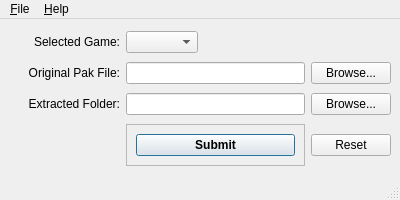
<?xml version="1.0" encoding="UTF-8"?>
<ui version="4.0">
 <class>MainWindow</class>
 <widget class="QMainWindow" name="MainWindow">
  <property name="geometry">
   <rect>
    <x>0</x>
    <y>0</y>
    <width>400</width>
    <height>200</height>
   </rect>
  </property>
  <property name="sizePolicy">
   <sizepolicy hsizetype="Fixed" vsizetype="Fixed">
    <horstretch>0</horstretch>
    <verstretch>0</verstretch>
   </sizepolicy>
  </property>
  <property name="minimumSize">
   <size>
    <width>400</width>
    <height>200</height>
   </size>
  </property>
  <property name="maximumSize">
   <size>
    <width>900</width>
    <height>200</height>
   </size>
  </property>
  <property name="windowTitle">
   <string>Monkey Island SE Series: Repacker Tool</string>
  </property>
  <property name="windowIcon">
   <iconset resource="images.qrc">
    <normaloff>:/icons/iconsimple.ico</normaloff>:/icons/iconsimple.ico</iconset>
  </property>
  <property name="iconSize">
   <size>
    <width>24</width>
    <height>24</height>
   </size>
  </property>
  <widget class="QWidget" name="centralwidget">
   <layout class="QGridLayout" name="gridLayout">
    <item row="0" column="0" colspan="2">
     <spacer name="horizontalSpacer_5">
      <property name="orientation">
       <enum>Qt::Horizontal</enum>
      </property>
      <property name="sizeType">
       <enum>QSizePolicy::Fixed</enum>
      </property>
      <property name="sizeHint" stdset="0">
       <size>
        <width>13</width>
        <height>20</height>
       </size>
      </property>
     </spacer>
    </item>
    <item row="0" column="2">
     <widget class="QLabel" name="label_5">
      <property name="sizePolicy">
       <sizepolicy hsizetype="Fixed" vsizetype="Preferred">
        <horstretch>0</horstretch>
        <verstretch>0</verstretch>
       </sizepolicy>
      </property>
      <property name="text">
       <string>Selected Game:</string>
      </property>
      <property name="alignment">
       <set>Qt::AlignRight|Qt::AlignTrailing|Qt::AlignVCenter</set>
      </property>
     </widget>
    </item>
    <item row="1" column="0">
     <spacer name="horizontalSpacer_4">
      <property name="orientation">
       <enum>Qt::Horizontal</enum>
      </property>
      <property name="sizeType">
       <enum>QSizePolicy::Fixed</enum>
      </property>
      <property name="sizeHint" stdset="0">
       <size>
        <width>13</width>
        <height>20</height>
       </size>
      </property>
     </spacer>
    </item>
    <item row="1" column="1" colspan="2">
     <widget class="QLabel" name="label_2">
      <property name="text">
       <string>Original Pak File:</string>
      </property>
      <property name="alignment">
       <set>Qt::AlignRight|Qt::AlignTrailing|Qt::AlignVCenter</set>
      </property>
     </widget>
    </item>
    <item row="1" column="3">
     <widget class="QLineEdit" name="origPakFileNameTxtBx">
      <property name="acceptDrops">
       <bool>false</bool>
      </property>
      <property name="readOnly">
       <bool>true</bool>
      </property>
     </widget>
    </item>
    <item row="1" column="4">
     <widget class="QPushButton" name="BrowseOrigPakBtn">
      <property name="text">
       <string>Browse...</string>
      </property>
      <property name="autoDefault">
       <bool>false</bool>
      </property>
     </widget>
    </item>
    <item row="2" column="0">
     <spacer name="horizontalSpacer_3">
      <property name="orientation">
       <enum>Qt::Horizontal</enum>
      </property>
      <property name="sizeType">
       <enum>QSizePolicy::Fixed</enum>
      </property>
      <property name="sizeHint" stdset="0">
       <size>
        <width>13</width>
        <height>20</height>
       </size>
      </property>
     </spacer>
    </item>
    <item row="2" column="1" colspan="2">
     <widget class="QLabel" name="label_4">
      <property name="text">
       <string>Extracted Folder:</string>
      </property>
      <property name="alignment">
       <set>Qt::AlignRight|Qt::AlignTrailing|Qt::AlignVCenter</set>
      </property>
     </widget>
    </item>
    <item row="2" column="3">
     <widget class="QLineEdit" name="extractedFolderNameTxtBx">
      <property name="acceptDrops">
       <bool>false</bool>
      </property>
      <property name="readOnly">
       <bool>true</bool>
      </property>
     </widget>
    </item>
    <item row="2" column="4">
     <widget class="QPushButton" name="BrowseExtrFolderBtn">
      <property name="toolTip">
       <string>Backups the current target file in the target directory. It won't bakup unsubmitted changes.</string>
      </property>
      <property name="text">
       <string>Browse...</string>
      </property>
     </widget>
    </item>
    <item row="3" column="3">
     <widget class="QFrame" name="frame">
      <property name="frameShape">
       <enum>QFrame::StyledPanel</enum>
      </property>
      <property name="frameShadow">
       <enum>QFrame::Raised</enum>
      </property>
      <layout class="QHBoxLayout" name="horizontalLayout">
       <item>
        <widget class="QPushButton" name="SubmitRepackBtn">
         <property name="font">
          <font>
           <weight>75</weight>
           <bold>true</bold>
          </font>
         </property>
         <property name="focusPolicy">
          <enum>Qt::StrongFocus</enum>
         </property>
         <property name="text">
          <string>Submit</string>
         </property>
         <property name="autoDefault">
          <bool>true</bool>
         </property>
         <property name="default">
          <bool>true</bool>
         </property>
        </widget>
       </item>
      </layout>
     </widget>
    </item>
    <item row="0" column="3" colspan="2">
     <widget class="QComboBox" name="selGameCmBx">
      <property name="enabled">
       <bool>true</bool>
      </property>
      <property name="sizePolicy">
       <sizepolicy hsizetype="Fixed" vsizetype="Fixed">
        <horstretch>0</horstretch>
        <verstretch>0</verstretch>
       </sizepolicy>
      </property>
     </widget>
    </item>
    <item row="3" column="4">
     <widget class="QPushButton" name="resetBtn">
      <property name="text">
       <string>Reset</string>
      </property>
     </widget>
    </item>
   </layout>
  </widget>
  <widget class="QMenuBar" name="menubar">
   <property name="geometry">
    <rect>
     <x>0</x>
     <y>0</y>
     <width>400</width>
     <height>21</height>
    </rect>
   </property>
   <widget class="QMenu" name="menu_File">
    <property name="title">
     <string>&amp;File</string>
    </property>
    <addaction name="actionQuit_3"/>
   </widget>
   <widget class="QMenu" name="menuHelp">
    <property name="title">
     <string>&amp;Help</string>
    </property>
    <addaction name="actionAbout"/>
   </widget>
   <addaction name="menu_File"/>
   <addaction name="menuHelp"/>
  </widget>
  <widget class="QStatusBar" name="statusbar"/>
  <action name="actionOpen_Original_File">
   <property name="text">
    <string>Open Original File...</string>
   </property>
  </action>
  <action name="actionAbout">
   <property name="text">
    <string>About...</string>
   </property>
   <property name="toolTip">
    <string>Show info about this application...</string>
   </property>
  </action>
  <action name="actionSave_Translation_As">
   <property name="text">
    <string>Save Translation Session As...</string>
   </property>
  </action>
  <action name="actionSave_Translation">
   <property name="text">
    <string>Save Translation Session</string>
   </property>
  </action>
  <action name="actionExtract_Translation_to_txt">
   <property name="text">
    <string>Extract Translation to .txt</string>
   </property>
  </action>
  <action name="actionImport_Translation_from_txt">
   <property name="text">
    <string>Import Translation from .txt</string>
   </property>
  </action>
  <action name="actionQuit_3">
   <property name="text">
    <string>Quit</string>
   </property>
  </action>
  <action name="actionLoad_Translation_File">
   <property name="text">
    <string>Load Translation in Session...</string>
   </property>
   <property name="toolTip">
    <string>Load a Translation in the active Session from a backup or old native file</string>
   </property>
   <property name="visible">
    <bool>true</bool>
   </property>
  </action>
  <action name="actionExtract_Original_to_txt">
   <property name="text">
    <string>Extract Original to .txt</string>
   </property>
  </action>
  <action name="actionMerge_Active_Translation_with">
   <property name="text">
    <string>Merge Active Translation with...</string>
   </property>
   <property name="toolTip">
    <string>Merges the translation in the active session with an external one</string>
   </property>
  </action>
  <action name="actionReport">
   <property name="text">
    <string>Report</string>
   </property>
  </action>
  <action name="actionFind">
   <property name="text">
    <string>Find...</string>
   </property>
  </action>
  <action name="actionFind_Next">
   <property name="text">
    <string>Find Next</string>
   </property>
  </action>
  <action name="actionFind_Next_Marked">
   <property name="text">
    <string>Find Next Marked</string>
   </property>
  </action>
  <action name="actionFind_Previous_Marked">
   <property name="text">
    <string>Find Previous Marked</string>
   </property>
  </action>
  <action name="actionFind_Next_Conflicted">
   <property name="text">
    <string>Find Next Conflicted</string>
   </property>
  </action>
  <action name="actionFind_Previous_Conflicted">
   <property name="text">
    <string>Find Previous Conflicted</string>
   </property>
  </action>
  <action name="actionFind_Next_Unchanged">
   <property name="text">
    <string>Find Next Unchanged</string>
   </property>
  </action>
  <action name="actionFind_Previous_Unchanged">
   <property name="text">
    <string>Find Previous Unchanged</string>
   </property>
  </action>
  <action name="actionFind_Next_Changed">
   <property name="text">
    <string>Find Next Changed</string>
   </property>
  </action>
  <action name="actionFind_Previous_Changed">
   <property name="text">
    <string>Find Previous Changed</string>
   </property>
  </action>
  <action name="actionFont_crafting">
   <property name="text">
    <string>Font crafting</string>
   </property>
  </action>
  <action name="actionRepacker">
   <property name="text">
    <string>Repacker</string>
   </property>
  </action>
 </widget>
 <resources>
  <include location="images.qrc"/>
 </resources>
 <connections/>
</ui>
